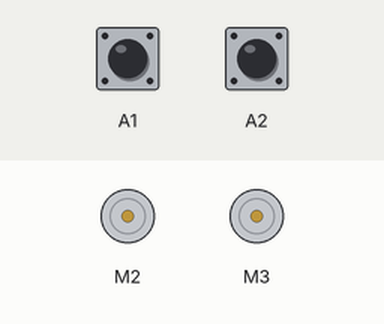
A sketch run on a simulated Arduino Uno, built with avr-gcc and run on an emulated ATmega328P. Parts: 2 × DC motor (green arrow = forward, orange = backward, longer = faster). Inputs (shaded band) come from the test bench; at power-on: A1 LOW, A2 LOW. What the sketch prints to the serial monitor is not drawn.

Above: at 1.2 s.
1.3 s: A1 driven HIGH
At 2.4 s:
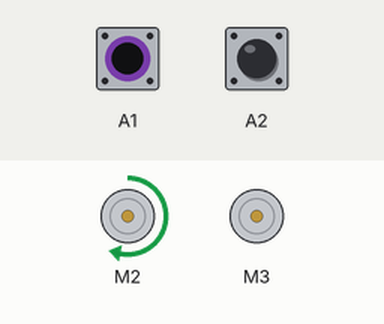
2.8 s: A2 driven HIGH
At 3.5 s:
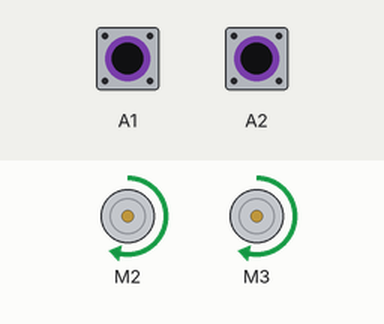
4.3 s: A1 driven LOW
At 4.6 s:
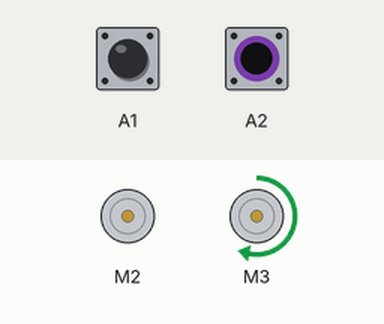
5.8 s: A2 driven LOW
At 7.0 s:
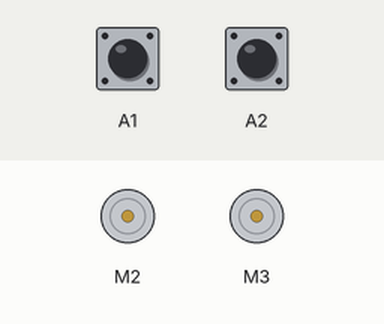
8.8 s: A1 pulsed HIGH 2 times (0.12 s each, 0.3 s apart)
At 9.01 s:
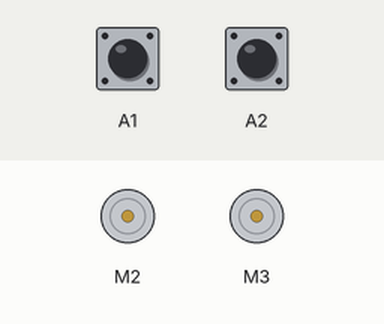
10.9 s: A2 pulsed HIGH 5 times (0.12 s each, 0.3 s apart)
At 11.11 s:
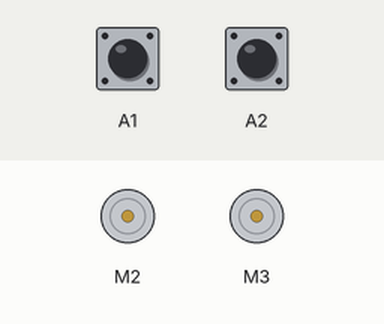
Timing chart, 0 to 13.9 s (numbered marks = the images above; inputs shaded):
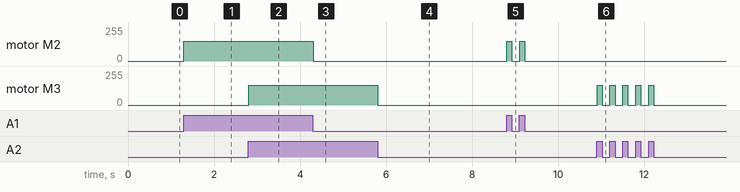

Measured:
- after the input at 1.3 s, motor M2: stopped → forward 150/255 at once
- after the input at 2.8 s, motor M3: stopped → forward 150/255 at once
- after the input at 4.3 s, motor M2: forward 150/255 → stopped at once
- after the input at 5.8 s, motor M3: forward 150/255 → stopped at once
- after the input at 8.8 s, motor M2: alternates forward 150/255 for 0.12 s and stopped for 0.18 s, 4 changes in all, then stays stopped, starting at once
- after the input at 10.9 s, motor M3: alternates forward 150/255 for 0.12 s and stopped for 0.18 s, 10 changes in all, then stays stopped, starting at once

The sketch:

line_follower_adafruit_code.ino.ino
```cpp
/*
 Line follower robot:
   Line follower is an autonomous robot which follows
   either black line in white surface or white line in black surface.
   Robot must be able to detect particular line and keep following it.
   HARDWARE REQUIRED:-
   ARDUINO UNO:-1
   POWER CABLE:-1
   ADAFRUIT MOTOR DRIVER SHIELD:-1
   DC GEARED MOTOR:-2
   IR SENSORS:-2
   CHASSIS:-1
   WHEELS:-2
   CASTER WHEEL:-1
   JUMPER WIRE:-6
   BATTERY:-2
    The circuit:
    -analog 1 (A1): input pin for sensor1
    -analog 2 (A2): input pin for sensor2
    -motors2: output pin for motor1
    -motor3: output pin for motor2

   created and developed at 15 06 2018
   by Sushant Singh
   organisation:- Techprolabz The School Of Robotics
*/

#include <AFMotor.h>
AF_DCMotor motor1(2);
AF_DCMotor motor2(3);


void setup() {
 Serial.begin(9600);
 pinMode(A1,INPUT);
 pinMode(A2,INPUT);
 motor1.setSpeed(150);   //set your motor speed acording to your motor specifications
 motor2.setSpeed(150);
 motor1.run(RELEASE);
 motor2.run(RELEASE);

}

void forward(){
  motor1.run(FORWARD);
  motor2.run(FORWARD);
}

void left(){
   motor1.run(FORWARD);
  motor2.run(RELEASE);
}

void right(){
   motor1.run(RELEASE);
  motor2.run(FORWARD);
}

void stop_bot(){
 motor1.run(RELEASE);
  motor2.run(RELEASE);
}

void loop() {
  int sense1=digitalRead(A1);
  int sense2=digitalRead(A2);
if ((sense1==1)&&(sense2==1))
{
  Serial.print("f");  // forward direction
  forward();
}
if ((sense1==1)&&(sense2==0)) //left direction
{
  Serial.print("l");
  left();
}
if((sense1==0)&&(sense2==1))  // right direction
{
  Serial.print("r");
  right();
}
if((sense1==0)&&(sense2==0))   //stop
{
  Serial.print("s");
 stop_bot();
}
}
```
